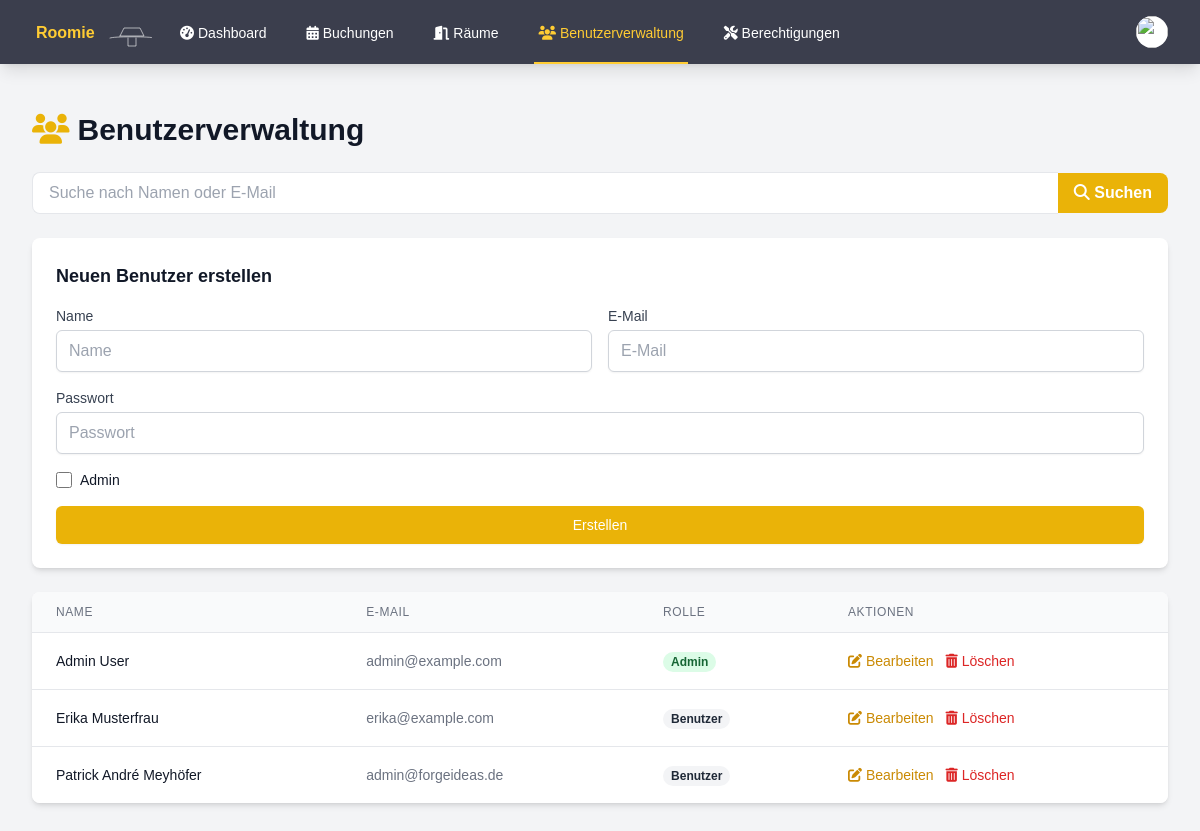
The page /admin_users.php (signed in) on the database its author committed.
### tables this page shows
CREATE TABLE users (
        id INTEGER PRIMARY KEY AUTOINCREMENT,
        name TEXT NOT NULL,
        email TEXT UNIQUE NOT NULL,
        password TEXT NOT NULL,
        is_admin INTEGER DEFAULT 0,
        profile_image VARCHAR(255),
        notifications BOOLEAN DEFAULT 0,
        created_at DATETIME DEFAULT CURRENT_TIMESTAMP
    );

### auth.php (called while the page is built, shortened)
<?php
function isAdmin() {
    return isset($_SESSION['is_admin']) && $_SESSION['is_admin'] == 1;
}

### admin_users.php (the view, shortened to what this page needs)
<?php
require_once 'auth.php';
$current_page = basename($_SERVER['PHP_SELF']);
try {
    $db = getDatabaseConnection();
    $search = $_GET['search'] ?? '';
    $query = 'SELECT id, name, email, is_admin FROM users WHERE name LIKE :search OR email LIKE :search ORDER BY name';
    $stmt = $db->prepare($query);
    $stmt->execute(['search' => "%$search%"]);
    $users = $stmt->fetchAll(PDO::FETCH_ASSOC);
} catch (PDOException $e) {
    $error = "Datenbankfehler: " . $e->getMessage();
}
?>
<!DOCTYPE html>
<html lang="de">
<head>
    <script src="https://cdn.tailwindcss.com"></script>
    <link rel="stylesheet" href="https://cdnjs.cloudflare.com/ajax/libs/font-awesome/6.4.0/css/all.min.css">
    <link rel="stylesheet" href="styles.css">
</head>
<body class="bg-gray-100">
    <nav class="bg-custom-nav shadow-lg">
        <div class="max-w-7xl mx-auto px-4 sm:px-6 lg:px-8">
            <div class="flex justify-between h-16">
                <div class="flex">
                    <div class="flex-shrink-0 flex items-center">
                        <a href="index.php">
                            <img class="h-8 w-auto" src="test.svg" alt="Roomie Logo">
                        </a>
                    </div>
                    <div class="hidden sm:ml-6 sm:flex sm:space-x-8">
                        <a href="index.php" class="inline-flex items-center px-1 pt-1 border-b-2 text-sm font-medium <?php echo $current_page == 'index.php' ? 'active' : 'inactive'; ?>">
                            <i class="fas fa-tachometer-alt mr-1"></i>Dashboard
                        </a>
                        <a href="bookings.php" class="inline-flex items-center px-1 pt-1 border-b-2 text-sm font-medium <?php echo $current_page == 'bookings.php' ? 'active' : 'inactive'; ?>">
                            <i class="fas fa-calendar-alt mr-1"></i>Buchungen
                        </a>
                        <a href="rooms.php" class="inline-flex items-center px-1 pt-1 border-b-2 text-sm font-medium <?php echo $current_page == 'rooms.php' ? 'active' : 'inactive'; ?>">
                            <i class="fas fa-door-open mr-1"></i>Räume
                        </a>
                        <?php if (isAdmin()) : ?>
                            <a href="admin_users.php" class="inline-flex items-center px-1 pt-1 border-b-2 text-sm font-medium <?php echo $current_page == 'admin_users.php' ? 'active' : 'inactive'; ?>">
                                <i class="fas fa-users mr-1"></i>Benutzerverwaltung
                            </a>
                            <a href="admin_permissions.php" class="inline-flex items-center px-1 pt-1 border-b-2 text-sm font-medium text-white <?php echo $current_page == 'admin_permissions.php' ? 'border-yellow-400' : 'border-transparent'; ?>">
                                <i class="fas fa-tools"></i>&nbsp;Berechtigungen
                            </a>
                        <?php endif; ?>
                    </div>
                </div>
                <div class="hidden sm:ml-6 sm:flex sm:items-center">
                    <div class="ml-3 relative" x-data="{ open: false }">
                        <div>
                            <button @click="open = !open" class="bg-white rounded-full flex text-sm focus:outline-none focus:ring-2 focus:ring-offset-2 focus:ring-yellow-500" id="user-menu" aria-haspopup="true" x-bind:aria-expanded="open">
                                <img class="h-8 w-8 rounded-full" src="https://images.unsplash.com/photo-1472099645785-5658abf4ff4e?ixlib=rb-1.2.1&ixid=eyJhcHBfaWQiOjEyMDd9&auto=format&fit=facearea&facepad=2&w=256&h=256&q=80" alt="">
                            </button>
                        </div>
                    </div>
                </div>
            </div>
        </div>
    </nav>
    <div class="max-w-7xl mx-auto py-6 sm:px-6 lg:px-8">
        <div class="px-4 py-6 sm:px-0">
            <h1 class="text-3xl font-bold text-gray-900 mb-6">
                <i class="fas fa-users text-yellow-500 mr-2"></i>Benutzerverwaltung
            </h1>
            <form action="admin_users.php" method="GET" class="mb-6">
                <div class="flex items-center">
                    <input type="text" name="search" value="<?php echo htmlspecialchars($search); ?>" placeholder="Suche nach Namen oder E-Mail" class="flex-grow px-4 py-2 rounded-l-lg border-t border-b border-l text-gray-800 border-gray-200 bg-white focus:outline-none focus:ring-2 focus:ring-yellow-500">
                    <button type="submit" class="px-4 py-2 rounded-r-lg bg-yellow-500 text-white font-bold hover:bg-yellow-600 focus:outline-none focus:ring-2 focus:ring-yellow-500">
                        <i class="fas fa-search"></i> Suchen
                    </button>
                </div>
            </form>
            <div class="bg-white shadow-md rounded-lg mb-6 p-6">
                <h3 class="text-lg font-semibold text-gray-900 mb-4">Neuen Benutzer erstellen</h3>
                <form action="admin_users.php" method="POST" class="space-y-4">
                    <div class="grid grid-cols-1 md:grid-cols-2 gap-4">
                        <div>
                            <label for="name" class="block text-sm font-medium text-gray-700">Name</label>
                            <input type="text" name="name" id="name" required placeholder="Name" class="mt-1 block w-full px-3 py-2 bg-white border border-gray-300 rounded-md shadow-sm placeholder-gray-400 focus:outline-none focus:ring-yellow-500 focus:border-yellow-500">
                        </div>
                        <div>
                            <label for="email" class="block text-sm font-medium text-gray-700">E-Mail</label>
                            <input type="email" name="email" id="email" required placeholder="E-Mail" class="mt-1 block w-full px-3 py-2 bg-white border border-gray-300 rounded-md shadow-sm placeholder-gray-400 focus:outline-none focus:ring-yellow-500 focus:border-yellow-500">
                        </div>
                    </div>
                    <div>
                        <label for="password" class="block text-sm font-medium text-gray-700">Passwort</label>
                        <input type="password" name="password" id="password" required placeholder="Passwort" class="mt-1 block w-full px-3 py-2 bg-white border border-gray-300 rounded-md shadow-sm placeholder-gray-400 focus:outline-none focus:ring-yellow-500 focus:border-yellow-500">
                    </div>
                    <div class="flex items-center">
                        <input type="checkbox" name="is_admin" id="is_admin" class="h-4 w-4 text-yellow-600 focus:ring-yellow-500 border-gray-300 rounded">
                        <label for="is_admin" class="ml-2 block text-sm text-gray-900">
                            Admin
                        </label>
                    </div>
                    <button type="submit" class="w-full flex justify-center py-2 px-4 border border-transparent rounded-md shadow-sm text-sm font-medium text-white bg-yellow-500 hover:bg-yellow-600 focus:outline-none focus:ring-2 focus:ring-offset-2 focus:ring-yellow-500">
                        Erstellen
                    </button>
                </form>
            </div>
            <div class="bg-white shadow-md rounded-lg overflow-hidden">
                <table class="min-w-full divide-y divide-gray-200">
                    <thead class="bg-gray-50">
                        <tr>
                            <th scope="col" class="px-6 py-3 text-left text-xs font-medium text-gray-500 uppercase tracking-wider">Name</th>
                            <th scope="col" class="px-6 py-3 text-left text-xs font-medium text-gray-500 uppercase tracking-wider">E-Mail</th>
                            <th scope="col" class="px-6 py-3 text-left text-xs font-medium text-gray-500 uppercase tracking-wider">Rolle</th>
                            <th scope="col" class="px-6 py-3 text-left text-xs font-medium text-gray-500 uppercase tracking-wider">Aktionen</th>
                        </tr>
                    </thead>
                    <tbody class="bg-white divide-y divide-gray-200">
                        <?php foreach ($users as $user) : ?>
                            <tr>
                                <td class="px-6 py-4 whitespace-nowrap">
                                    <div class="text-sm font-medium text-gray-900"><?php echo htmlspecialchars($user['name']); ?></div>
                                </td>
                                <td class="px-6 py-4 whitespace-nowrap">
                                    <div class="text-sm text-gray-500"><?php echo htmlspecialchars($user['email']); ?></div>
                                </td>
                                <td class="px-6 py-4 whitespace-nowrap">
                                    <?php if ($user['is_admin']) : ?>
                                        <span class="px-2 inline-flex text-xs leading-5 font-semibold rounded-full bg-green-100 text-green-800">
                                            Admin
                                        </span>
                                    <?php else : ?>
                                        <span class="px-2 inline-flex text-xs leading-5 font-semibold rounded-full bg-gray-100 text-gray-800">
                                            Benutzer
                                        </span>
                                    <?php endif; ?>
                                </td>
                                <td class="px-6 py-4 whitespace-nowrap text-sm font-medium">
                                    <button onclick="openEditModal(<?php echo htmlspecialchars(json_encode($user)); ?>)" class="text-yellow-600 hover:text-yellow-900 mr-2">
                                        <i class="fas fa-edit"></i> Bearbeiten
                                    </button>
                                    <form action="admin_users.php" method="POST" class="inline" onsubmit="return confirm('Sind Sie sicher, dass Sie diesen Benutzer löschen möchten?');">
                                        <button type="submit" class="text-red-600 hover:text-red-900">
                                            <i class="fas fa-trash-alt"></i> Löschen
                                        </button>
                                    </form>
                                </td>
                            </tr>
                        <?php endforeach; ?>
                    </tbody>
                </table>
            </div>
        </div>
    </div>
</body>
</html>

### styles.css (style rules this page uses)
.mb-4 { margin-bottom: 1rem; }
.gap-4 { gap: 1rem; }
.active { color: #ffcc33 !important; border-color: #ffcc33 !important; }
.inactive { color: #fff !important; border-color: transparent !important; }
body { font-family: 'Source Sans 3', sans-serif; }
.bg-custom-nav { background-color: #3b3e4d; }

### rows shown on the page
users: name "Admin User", email "admin@example.com", is_admin "Admin"
users: name "Erika Musterfrau", email "erika@example.com", is_admin "Benutzer"
users: name "Patrick André Meyhöfer", email "admin@forgeideas.de", is_admin "Benutzer"
